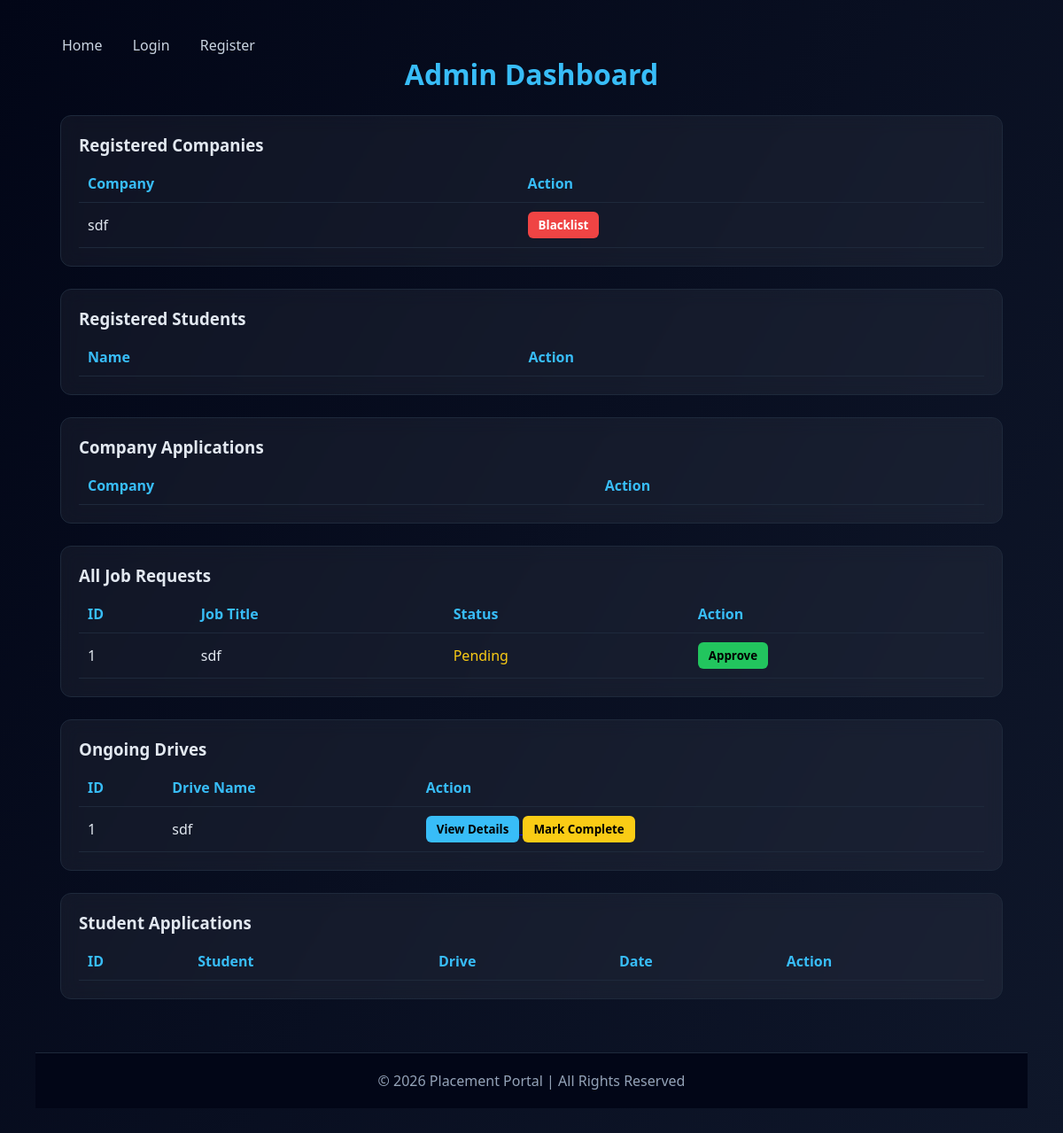
Before: /admin_dashboard with the older database file.
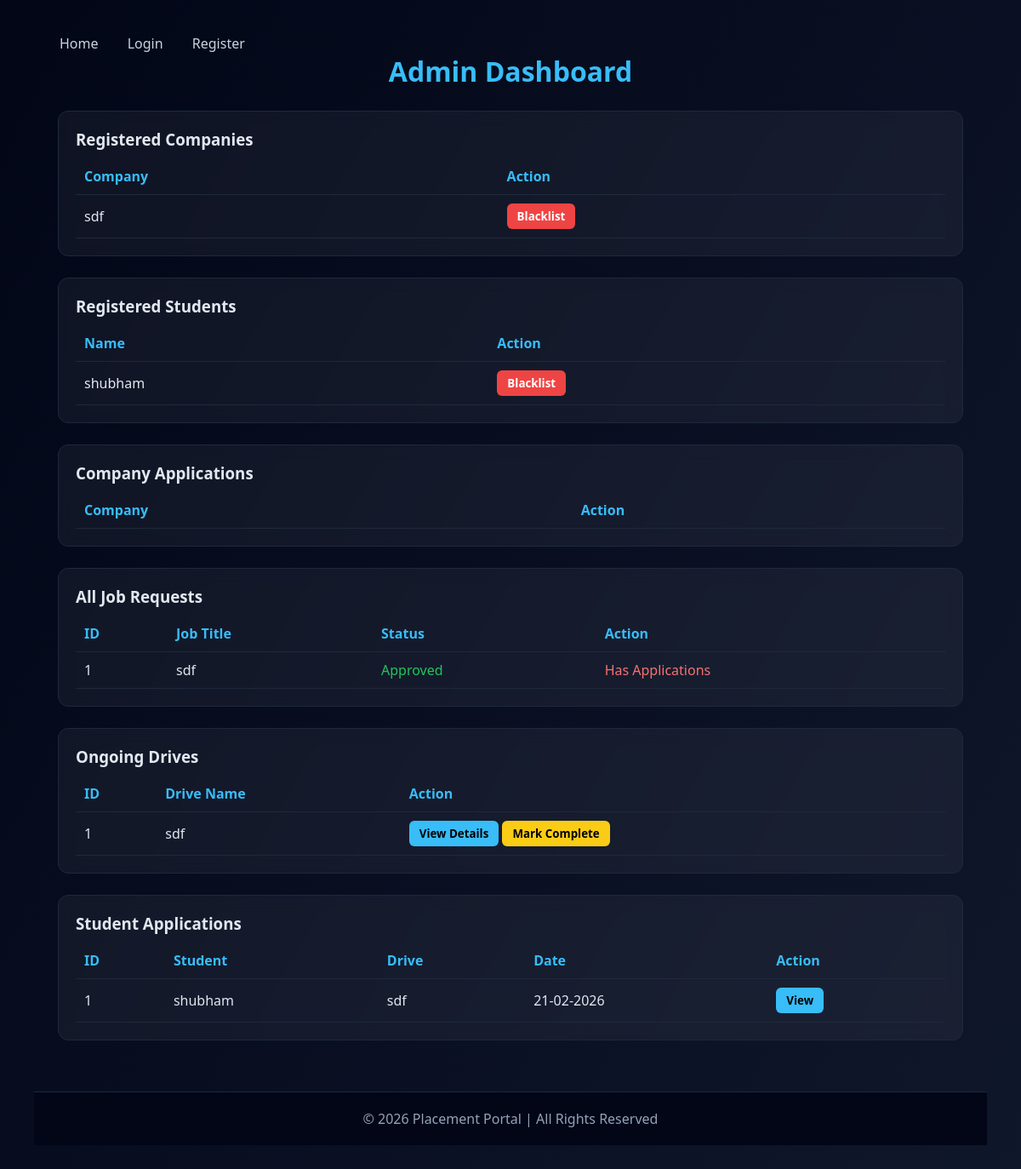
After: the same page with the newer database file.
### app.py (models this page shows)
class User(db.Model):
    __tablename__ = "users"
    id = db.Column(db.Integer, primary_key=True)
    name = db.Column(db.String(100), nullable=False)
    email = db.Column(db.String(120), unique=True, nullable=False)
    password = db.Column(db.String(200), nullable=False)
    role = db.Column(db.String(20), nullable=False)  # admin / student / company
    is_approved = db.Column(db.Boolean, default=False)
    created_at = db.Column(db.DateTime, default=datetime.utcnow)
    student_profile = db.relationship(
        "StudentProfile",
        back_populates="user",
        uselist=False,
        cascade="all, delete"
    )
    company_profile = db.relationship(
        "CompanyProfile",
        back_populates="user",
        uselist=False,
        cascade="all, delete"
    )

class CompanyProfile(db.Model):
    __tablename__ = "company_profiles"
    id = db.Column(db.Integer, primary_key=True)
    user_id = db.Column(
        db.Integer,
        db.ForeignKey("users.id"),
        nullable=False,
        unique=True
    )
    company_name = db.Column(db.String(150))
    industry = db.Column(db.String(100))
    website = db.Column(db.String(150))
    description = db.Column(db.Text)
    location = db.Column(db.String(100))
    company_size = db.Column(db.String(50))
    user = db.relationship("User", back_populates="company_profile")
    jobs = db.relationship(
        "Job",
        back_populates="company",
        cascade="all, delete"
    )

class Job(db.Model):
    __tablename__ = "jobs"
    id = db.Column(db.Integer, primary_key=True)
    company_id = db.Column(
        db.Integer,
        db.ForeignKey("company_profiles.id"),
        nullable=False
    )
    title = db.Column(db.String(150))
    skills = db.Column(db.String(200))
    salary = db.Column(db.String(50))
    is_approved = db.Column(db.Boolean, default=False)
    is_closed = db.Column(db.Boolean, default=False)
    company = db.relationship("CompanyProfile", back_populates="jobs")
    applications = db.relationship(
        "Application",
        back_populates="job",
        cascade="all, delete"
    )

class Application(db.Model):
    __tablename__ = "applications"
    id = db.Column(db.Integer, primary_key=True)
    job_id = db.Column(
        db.Integer,
        db.ForeignKey("jobs.id"),
        nullable=False
    )
    student_id = db.Column(
        db.Integer,
        db.ForeignKey("student_profiles.id"),
        nullable=False
    )
    status = db.Column(db.String(50), default="Applied")
    applied_at = db.Column(db.DateTime, default=datetime.utcnow)
    job = db.relationship("Job", back_populates="applications")
    student = db.relationship("StudentProfile", back_populates="applications")

### app.py (the view)
@app.route("/admin_dashboard")
def admin_dashboard():
    companies = User.query.filter_by(
        role="company",
        is_approved=True
    ).all()
    students = User.query.filter_by(
        role="student"
    ).all()
    pending_companies = User.query.filter_by(
        role="company",
        is_approved=False
    ).all()
    jobs = Job.query.all()
    ongoing_jobs = Job.query.filter_by(
        is_approved=True,
        is_closed=False
    ).all()
    applications = Application.query.all()
    return render_template(
        "admin_dashboard.html",
        companies=companies,
        students=students,
        pending_companies=pending_companies,
        jobs=jobs,                  # used for approve/disapprove section
        ongoing_jobs=ongoing_jobs,  # used for ongoing drives section
        applications=applications
    )

### templates/admin_dashboard.html (shortened to what this page needs)
{% extends 'base.html' %}
{% block content %}
</head>
<body>
    <div class="container">
        <h1>Admin Dashboard</h1>
        <div class="card">
            <h3>Registered Companies</h3>
            <table>
                <tr>
                    <th>Company</th>
                    <th>Action</th>
                </tr>
                {% for c in companies %}
                <tr>
                    <td>{{ c.company_profile.company_name }}</td>
                    <td>
                        <a href="/blacklist/{{ c.id }}">
                            <button class="reject">Blacklist</button>
                        </a>
                    </td>
                </tr>
                {% endfor %}
            </table>
        </div>
        <div class="card">
            <h3>Registered Students</h3>
            <table>
                <tr>
                    <th>Name</th>
                    <th>Action</th>
                </tr>
                {% for s in students %}
                <tr>
                    <td>{{ s.name }}</td>
                    <td>
                        <a href="/blacklist/{{ s.id }}">
                            <button class="reject">Blacklist</button>
                        </a>
                    </td>
                </tr>
                {% endfor %}
            </table>
        </div>
        <div class="card">
            <h3>Company Applications</h3>
            <table>
                <tr>
                    <th>Company</th>
                    <th>Action</th>
                </tr>
            </table>
        </div>
        <div class="card">
            <h3>All Job Requests</h3>
            <table>
                <tr>
                    <th>ID</th>
                    <th>Job Title</th>
                    <th>Status</th>
                    <th>Action</th>
                </tr>
                {% for j in jobs %}
                <tr>
                    <td>{{ j.id }}</td>
                    <td>{{ j.title }}</td>
                    <td>
                        {% if j.is_approved %}
                        <span style="color:#22c55e;">Approved</span>
                        {% else %}
                        <span style="color:#facc15;">Pending</span>
                        {% endif %}
                    </td>
                    <td>
                        {% if j.is_approved %}
                        {% if j.applications|length == 0 %}
                        <a href="/disapprove-job/{{ j.id }}">
                            <button class="reject">Disapprove</button>
                        </a>
                        {% else %}
                        <span style="color:#f87171;">Has Applications</span>
                        {% endif %}
                        {% else %}
                        <a href="/approve-job/{{ j.id }}">
                            <button class="approve">Approve</button>
                        </a>
                        {% endif %}
                    </td>
                </tr>
                {% endfor %}
            </table>
        </div>
        <div class="card">
            <h3>Ongoing Drives</h3>
            <table>
                <tr>
                    <th>ID</th>
                    <th>Drive Name</th>
                    <th>Action</th>
                </tr>
                {% for j in jobs %}
                <tr>
                    <td>{{ j.id }}</td>
                    <td>{{ j.title }}</td>
                    <td>
                        <a href="/job/{{ j.id }}">
                            <button class="view">View Details</button>
                        </a>
                        <a href="/complete-job/{{ j.id }}">
                            <button class="complete">Mark Complete</button>
                        </a>
                    </td>
                </tr>
                {% endfor %}
            </table>
        </div>
        <div class="card">
            <h3>Student Applications</h3>
            <table>
                <tr>
                    <th>ID</th>
                    <th>Student</th>
                    <th>Drive</th>
                    <th>Date</th>
                    <th>Action</th>
                </tr>
                {% for a in applications %}
                <tr>
                    <td>{{ a.id }}</td>
                    <td>{{ a.student.user.name }}</td>
                    <td>{{ a.job.title }}</td>
                    <td>{{ a.applied_at.strftime("%d-%m-%Y") }}</td>
                    <td>
                        <a href="/application/{{ a.id }}">
                            <button class="view">View</button>
                        </a>
                    </td>
                </tr>
                {% endfor %}
            </table>
        </div>
    </div>
    {% endblock %}

### templates/base.html (shortened to what this page needs)
<!DOCTYPE html>
<html lang="en">
<head>
</head>
<body>
<div class="nav-links">
    <a href="/">Home</a>
    {% if session.get("role") == "Admin" %}
        <a href="/admin_dashboard">Dashboard</a>
        <a href="/logout">Logout</a>
    {% elif session.get("role") == "student" %}
        <a href="/student_dashboard">Dashboard</a>
        <a href="/logout">Logout</a>
    {% elif session.get("role") == "company" %}
        <a href="/company_dashboard">Dashboard</a>
        <a href="/logout">Logout</a>
    {% else %}
        <a href="/login">Login</a>
        <a href="/register">Register</a>
    {% endif %}
</div>
{% block content %}{% endblock %}
<footer>
    © 2026 Placement Portal | All Rights Reserved
</footer>
</body>
</html>

### templates/base.html (style rules this page uses)
* { margin: 0; padding: 0; box-sizing: border-box; font-family: "Segoe UI", Arial, sans-serif; }
body { background: #0f172a; color: #e2e8f0; }
.nav-links a { color: #cbd5e1; margin-left: 30px; text-decoration: none; font-weight: 500; transition: 0.3s; }
footer { background: #020617; text-align: center; padding: 20px; margin-top: 60px; border-top: 1px solid #1e293b; color: #94a3b8; }
.container { width: 85%; margin: auto; }

### templates/admin_dashboard.html (style rules this page uses)
* { box-sizing: border-box; font-family: "Segoe UI", Arial; }
body { margin: 0; background: linear-gradient(120deg, #020617, #0f172a); color: #e2e8f0; padding: 40px; }
.container { width: 95%; margin: auto; }
h1 { text-align: center; color: #38bdf8; }
.card { background: rgba(255, 255, 255, 0.05); border: 1px solid #1e293b; border-radius: 12px; padding: 20px; margin-top: 25px; backdrop-filter: blur(10px); }
table { width: 100%; border-collapse: collapse; margin-top: 10px; }
th, td { padding: 10px; border-bottom: 1px solid #1e293b; }
th { color: #38bdf8; text-align: left; }
button { padding: 6px 12px; border: none; border-radius: 6px; cursor: pointer; font-weight: bold; }
.reject { background: #ef4444; color: white; }
.view { background: #38bdf8; color: black; }
.complete { background: #facc15; color: black; }

Changed rows visible on the page:
added User: name "shubham", shown under "Registered Students"
changed Job "sdf": is_approved "Pending Approve" → "Approved Has Applications"
added Application: id "1", student.user.name "shubham", job "sdf", applied_at "21-02-2026"
